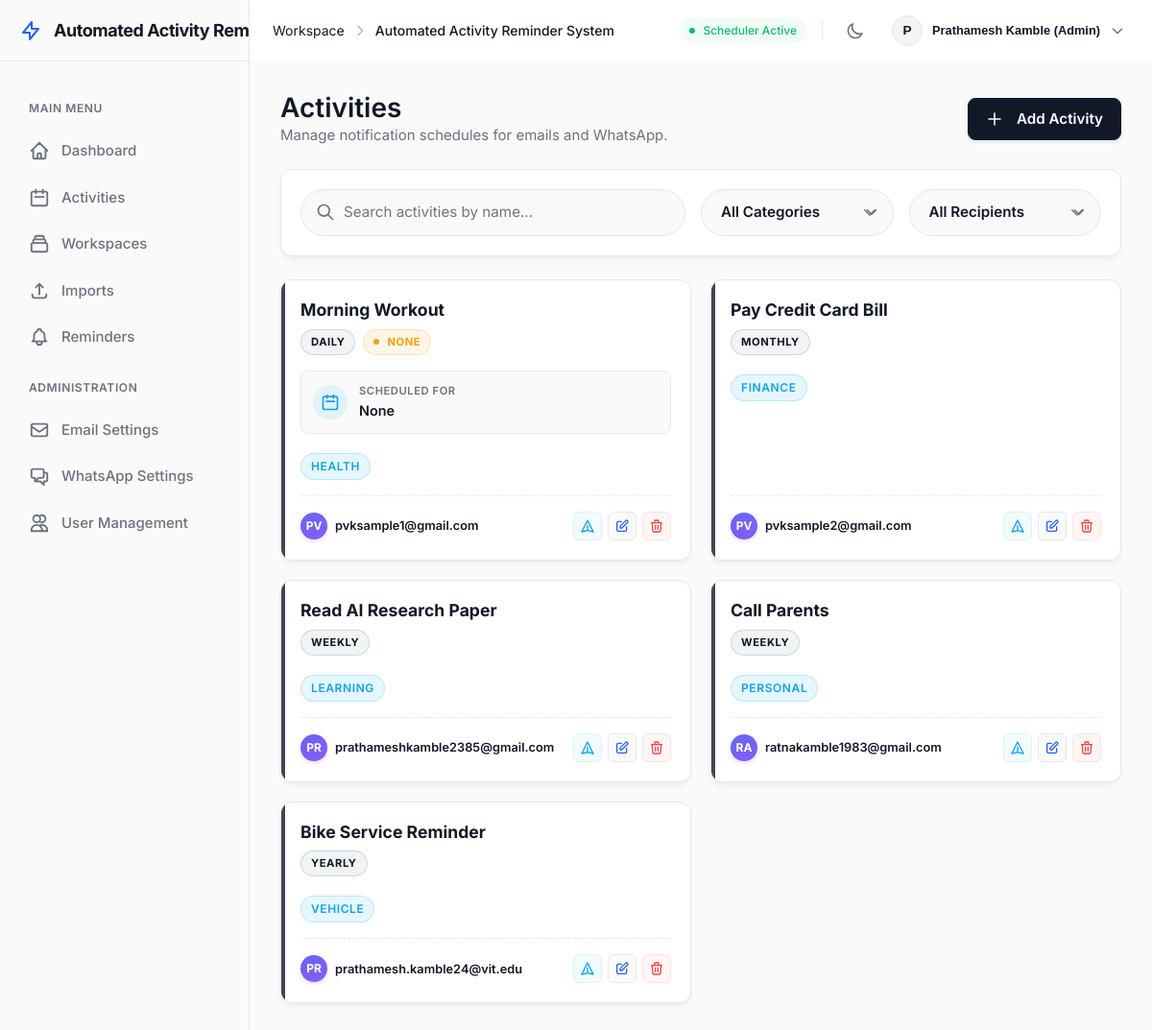
Before: /activities (signed in) with the older database file.
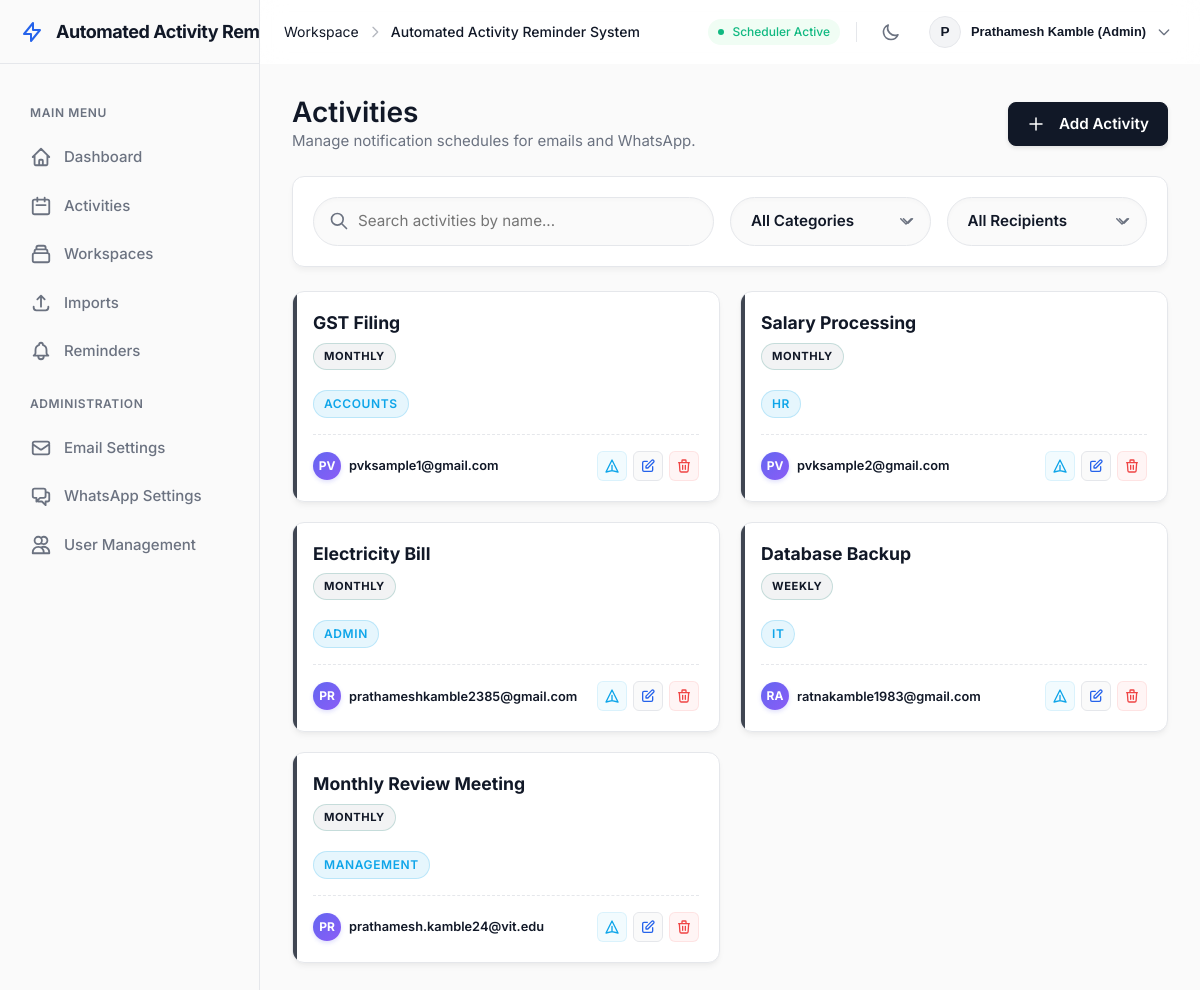
After: the same page with the newer database file.
### src/db/models.py (models this page shows)
class ActivityRecord(Base):
    __tablename__ = "activities"
    id = Column(Integer, primary_key=True)
    external_id = Column(String(255), nullable=True, index=True)
    activity = Column(String(255), nullable=False, index=True)
    category = Column(String(255), nullable=True)
    frequency = Column(String(50), nullable=True)
    date_value = Column(String(100), nullable=True)
    link = Column(String(255), nullable=True)
    status = Column(String(50), nullable=True)
    remark = Column(Text, nullable=True)
    timezone = Column(String(50), nullable=False, default="UTC")
    send_time = Column(String(5), nullable=False, default="09:00") # HH:MM
    day_of_week = Column(String(20), nullable=True) # e.g., 'Monday'
    day_of_month = Column(Integer, nullable=True) # 1-31
    month_of_year = Column(Integer, nullable=True) # 1-12
    year = Column(Integer, nullable=True) # e.g. 2026
    quarter_months = Column(String(50), nullable=True) # e.g., '1,4,7,10'
    start_date = Column(DateTime, nullable=True)
    end_date = Column(DateTime, nullable=True)
    last_run_at = Column(DateTime, nullable=True) # Stored in UTC
    next_run_at = Column(DateTime, nullable=True, index=True) # Stored in UTC
    date_handling_strategy = Column(String(20), nullable=False, default="exact") # 'exact', 'last_valid_day'
    missed_execution_strategy = Column(String(20), nullable=False, default="skip") # 'skip', 'send_immediate'
    email_subject_template = Column(String(255), nullable=True)
    email_body_template = Column(Text, nullable=True)
    reminder_before_minutes = Column(Integer, nullable=True)
    linked_module_id = Column(Integer, ForeignKey("modules.id", ondelete="SET NULL"), nullable=True)
    assigned_user_id = Column(Integer, ForeignKey("users.id", ondelete="SET NULL"), nullable=True)
    collection_id = Column(Integer, ForeignKey("task_collections.id", ondelete="CASCADE"), nullable=True)
    recipient_id = Column(Integer, ForeignKey("recipients.id", ondelete="SET NULL"), nullable=True)
    sort_order = Column(Integer, nullable=False, default=0)
    is_active = Column(Boolean, nullable=False, default=True)
    email_enabled = Column(Boolean, nullable=False, default=True)
    whatsapp_enabled = Column(Boolean, nullable=False, default=True)
    created_at = Column(DateTime, nullable=False, default=datetime.utcnow)
    updated_at = Column(DateTime, nullable=False, default=datetime.utcnow, onupdate=datetime.utcnow)
    linked_module = relationship("Module", back_populates="activities")
    assigned_user = relationship("User", back_populates="activities")
    task_collection = relationship("TaskCollection", back_populates="activities")
    recipient = relationship("Recipient", back_populates="activities")

class Recipient(Base):
    __tablename__ = "recipients"
    id = Column(Integer, primary_key=True)
    email = Column(String(255), unique=False, nullable=False, index=True)
    name = Column(String(255), nullable=True)
    workspace_id = Column(Integer, ForeignKey("task_collections.id", ondelete="CASCADE"), nullable=True)
    created_at = Column(DateTime, nullable=False, default=datetime.utcnow)
    activities = relationship("ActivityRecord", back_populates="recipient")
    workspace = relationship("TaskCollection", back_populates="recipients")

### src/web/app.py (the view)
@app.get("/activities", response_class=HTMLResponse)
def activities(
    request: Request,
    search: str = "",
    recipient_id: str = "",
    module_id: str = ""
) -> typing.Any:
    db = get_db()
    try:
        user = require_login(request, db)
        if isinstance(user, RedirectResponse):
            return user
        active_collection = db.query(TaskCollection).filter(TaskCollection.is_active == True).first()
        query = db.query(ActivityRecord).filter(ActivityRecord.is_active.is_(True))
        if active_collection:
            query = query.filter(ActivityRecord.collection_id == active_collection.id)
        if search:
            query = query.filter(ActivityRecord.activity.ilike(f"%{search}%"))
        if recipient_id and recipient_id != "all":
            try:
                rid = int(recipient_id)
                query = query.filter(ActivityRecord.recipient_id == rid)
            except ValueError:
                pass
        if module_id and module_id != "all":
            query = query.filter(ActivityRecord.category == module_id)
        rows = query.order_by(ActivityRecord.sort_order.asc(), ActivityRecord.id.asc()).all()
        categories = sorted(list(set(a.category for a in rows if a.category)))
        users = db.query(User).filter(User.is_active.is_(True)).order_by(User.display_name.asc()).all()
        recipients = []
        if active_collection:
            recipients = db.query(Recipient).filter(Recipient.workspace_id == active_collection.id).all()
        else:
            recipients = db.query(Recipient).all()
        return render(
            request,
            "activities.html",
            {
                "activities": rows,
                "categories": categories,
                "users": users,
                "recipients": recipients,
                "search": search,
                "recipient_id": recipient_id,
                "module_id": module_id,
                "active_collection": active_collection
            },
            user
        )
    finally:
        close_db(db)

### src/web/templates/activities.html (shortened to what the changed rows need)
{% extends "base.html" %}
{% block content %}
<section class="page-heading">
  <div>
    <h1>Activities</h1>
  </div>
</section>
<section class="panel" style="padding: 0; background: transparent; border: none; box-shadow: none;">
  <div id="activities-table-container" hx-get="/activities" hx-trigger="activityDeleted from:body" hx-select="#activities-table-container" hx-swap="outerHTML">
  <div class="activities-grid" id="activities-table">
    {% for item in activities %}
      <div class="activity-card activity-row" data-freq="{{ item.frequency|lower }}" data-search="{{ item.activity|lower }} {% if item.category %}{{ item.category|lower }}{% endif %}">
        <div class="card-header">
          <div style="display: flex; flex-direction: column;">
            <h3 class="card-title">{{ item.activity }}</h3>
            <div class="card-badges">
              <span class="freq-pill">{{ item.frequency }}</span>
              {% if item.status %}
                {% set is_done = (item.status|lower == 'done') %}
                <span class="status-pill {{ 'done' if is_done else 'pending' }}">
                  {% if not is_done %}
                    <span class="pulse" style="width:6px; height:6px; background-color: currentColor; margin-right:2px; border-radius: 50%; display: inline-block;"></span>
                  {% else %}
                    <svg width="12" height="12" fill="none" stroke="currentColor" stroke-width="3" viewBox="0 0 24 24"><path stroke-linecap="round" stroke-linejoin="round" d="M5 13l4 4L19 7"></path></svg>
                  {% endif %}
                  {{ item.status }}
                </span>
              {% endif %}
            </div>
          </div>
        </div>
        {% if item.date_value %}
        <div class="timeline-box">
          <div class="timeline-icon">
            <svg width="20" height="20" fill="none" stroke="currentColor" stroke-width="2" viewBox="0 0 24 24"><path stroke-linecap="round" stroke-linejoin="round" d="M8 7V3m8 4V3m-9 8h10M5 21h14a2 2 0 002-2V7a2 2 0 00-2-2H5a2 2 0 00-2 2v12a2 2 0 002 2z"></path></svg>
          </div>
          <div class="timeline-details">
            <span class="timeline-label">Scheduled For</span>
            <span class="timeline-date">{{ item.date_value }}</span>
          </div>
        </div>
        {% endif %}
        {% if item.category %}
          <div style="margin-top: 4px;">
            <span class="status-badge" style="background: rgba(14, 165, 233, 0.1); color: #0ea5e9; border: 1px solid rgba(14, 165, 233, 0.2); padding: 4px 10px; border-radius: var(--radius-full); font-size: 0.75rem; font-weight: 600;">
              {{ item.category }}
            </span>
          </div>
        {% endif %}
        <div class="card-footer">
          <div class="assigned-user">
            {% if item.recipient %}
              <div class="user-avatar" title="{{ item.recipient.name }}">
                {{ item.recipient.name[:2]|upper }}
              </div>
              <span class="user-name">{{ item.recipient.name }}</span>
            {% endif %}
          </div>
          <div class="card-actions">
            {% if user.can_edit %}
              <form method="post" action="/activities/{{ item.id }}/send-reminder" style="margin: 0;">
                <button type="submit" class="button small ghost" style="padding: 6px; color: #0ea5e9; background: rgba(14, 165, 233, 0.05); border: 1px solid rgba(14, 165, 233, 0.1);" title="Send Reminder Now">
                  <svg width="16" height="16" fill="none" stroke="currentColor" stroke-width="2" viewBox="0 0 24 24"><path stroke-linecap="round" stroke-linejoin="round" d="M12 19l9 2-9-18-9 18 9-2zm0 0v-8"></path></svg>
                </button>
              </form>
              <a href="/activities/{{ item.id }}/edit" class="button small ghost" style="padding: 6px; background: var(--bg-app); border: 1px solid var(--border-color);" title="Edit Activity">
                <svg width="16" height="16" fill="none" stroke="currentColor" stroke-width="2" viewBox="0 0 24 24"><path stroke-linecap="round" stroke-linejoin="round" d="M11 5H6a2 2 0 00-2 2v11a2 2 0 002 2h11a2 2 0 002-2v-5m-1.414-9.414a2 2 0 112.828 2.828L11.828 15H9v-2.828l8.586-8.586z"></path></svg>
              </a>
              <button type="button" class="button small ghost" style="padding: 6px; color: #ef4444; background: rgba(239, 68, 68, 0.05); border: 1px solid rgba(239, 68, 68, 0.1);" title="Delete Activity" data-id="{{ item.id }}" data-activity="{{ item.activity | escape }}" onclick="openDeleteModal(this.dataset.id, this.dataset.activity)">
                <svg width="16" height="16" fill="none" stroke="currentColor" stroke-width="2" viewBox="0 0 24 24"><path stroke-linecap="round" stroke-linejoin="round" d="M19 7l-.867 12.142A2 2 0 0116.138 21H7.862a2 2 0 01-1.995-1.858L5 7m5 4v6m4-6v6m1-10V4a1 1 0 00-1-1h-4a1 1 0 00-1 1v3M4 7h16"></path></svg>
              </button>
            {% endif %}
          </div>
        </div>
      </div>
    {% endfor %}
  </div>
  </div>
</section>
{% endblock %}

Changed rows visible on the page:
removed ActivityRecord: activity "Morning Workout", frequency "DAILY", status "NONE", date_value "None", category "HEALTH", recipient "PV", recipient.name "pvksample1@gmail.com"
removed ActivityRecord: activity "Pay Credit Card Bill", frequency "MONTHLY", category "FINANCE", recipient "PV", recipient.name "pvksample2@gmail.com"
removed ActivityRecord: activity "Read AI Research Paper", frequency "WEEKLY", category "LEARNING", recipient "PR", recipient.name "prathameshkamble2385@gmail.com"
removed ActivityRecord: activity "Call Parents", frequency "WEEKLY", category "PERSONAL", recipient "RA", recipient.name "ratnakamble1983@gmail.com"
removed ActivityRecord: activity "Bike Service Reminder", frequency "YEARLY", category "VEHICLE", recipient "PR", recipient.name "prathamesh.kamble24@vit.edu"
added ActivityRecord: activity "GST Filing", frequency "MONTHLY", category "ACCOUNTS", recipient "PV", recipient.name "pvksample1@gmail.com"
added ActivityRecord: activity "Salary Processing", frequency "MONTHLY", category "HR", recipient "PV", recipient.name "pvksample2@gmail.com"
added ActivityRecord: activity "Electricity Bill", frequency "MONTHLY", category "ADMIN", recipient "PR", recipient.name "prathameshkamble2385@gmail.com"
added ActivityRecord: activity "Database Backup", frequency "WEEKLY", category "IT", recipient "RA", recipient.name "ratnakamble1983@gmail.com"
added ActivityRecord: activity "Monthly Review Meeting", frequency "MONTHLY", category "MANAGEMENT", recipient "PR", recipient.name "prathamesh.kamble24@vit.edu"
